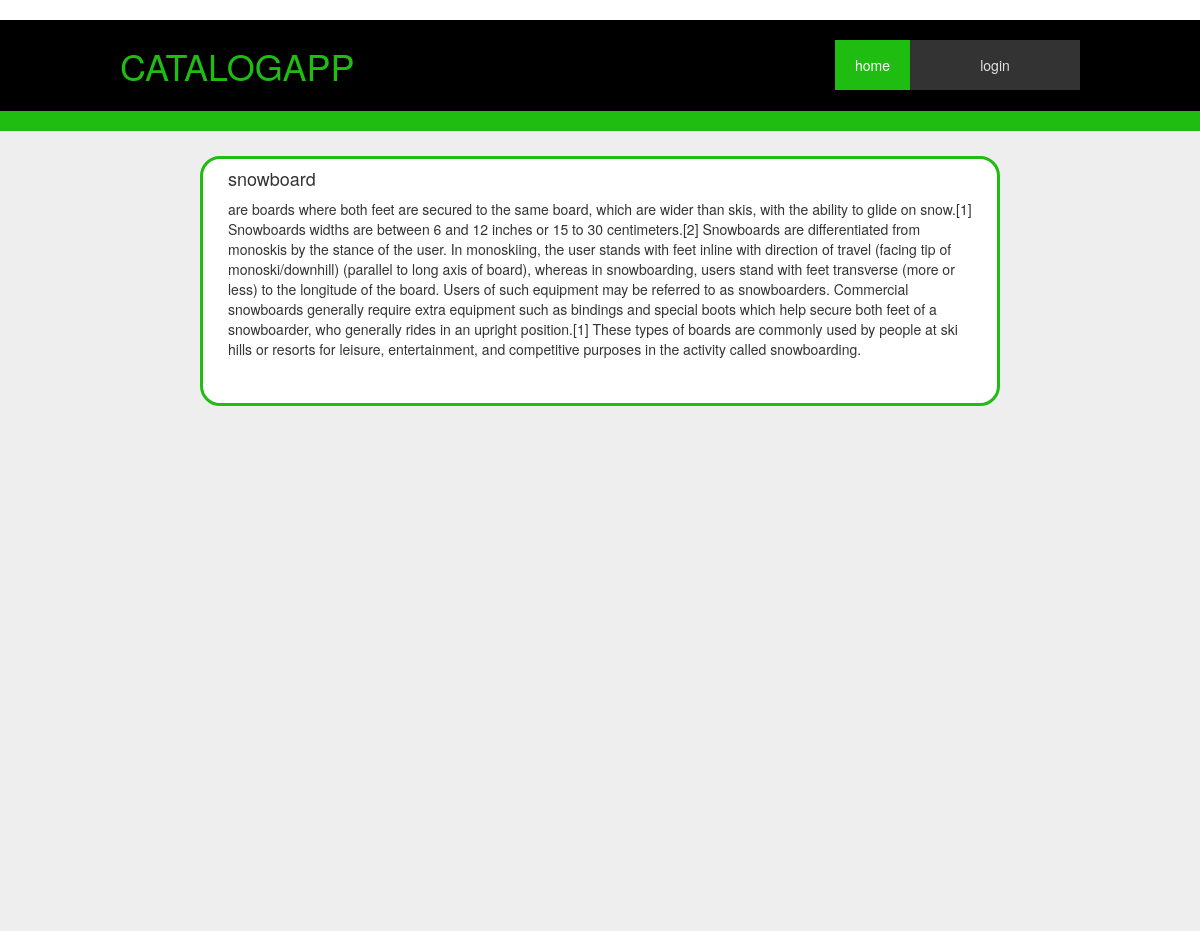
The app's page /catalog/snowboarding/snowboard/info?item_id=6 with its own data.
### db_setup.py (models this page shows, shortened)
class Item(Base):
    __tablename__ = 'item'
    id = Column(Integer, primary_key=True)
    name = Column(String(80), nullable=False)
    description = Column(String(250))
    photo = Column(String(250))
    category_id = Column(Integer, ForeignKey('category.id'))
    category = relationship(Category)
    user_id = Column(Integer, ForeignKey('user.id'))
    user = relationship(User)

### catalogapp.py (the view)
@app.route('/catalog/<string:category>/<string:item>/info')
def itemInfo(category, item):
    item_id = request.args.get('item_id')
    item = session.query(Item).filter_by(id=item_id).one()
    if session_login.get('user_id') is not None and \
       session_login['user_id'] == item.user_id:
        return render_template('iteminfo_log.html', item=item)
    return render_template('iteminfo.html', item=item)

### templates/iteminfo.html
﻿{% extends "main.html" %}
{% block content %}
{% include "header.html" %}
    <div  class="bg-gry">
        <div style="margin: 0 auto;">
            <div  class="details">
                <h4>{{item.name}}</h4>
                <p>{{item.description}}</p>
            </div>
        </div>
    </div>
{% endblock %}

### static/styles.css (style rules this page uses)
* { -webkit-box-sizing: border-box; -moz-box-sizing: border-box; box-sizing: border-box; }
body { margin: 0; }
h1, h2, h3, h4, h5, h6 { margin-top: 20px; margin-bottom: 10px; font-weight: 700; }
h4 { font-size: 18px; }
.bg-gry { display: flex; min-height: 800px; background-color: #eeeeee; }
.details { width: 800px; background-color: white; text-align:left; padding: 25px; padding-top: 0px; height: auto; min-height: 250px; border: solid rgb(31, 189, 17); border-radius: 20px; margin: 0 auto; margin-top: 25px; }

### records on screen
Item: name "snowboard", description "are boards where both feet are secured to the same board, which are wider than skis, with the ability to glide on snow.[1] Snowboards widths are between 6 and 12 inches or 15 to 30 centimeters.[2] Snowboards are differentiated from monoskis by the stance of the user. In monoskiing, the user stands with feet inline with direction of travel (facing tip of monoski/downhill) (parallel to long axis of board), whereas in snowboarding, users stand with feet transverse (more or less) to the longitude of the board. Users of such equipment may be referred to as snowboarders. Commercial snowboards generally require extra equipment such as bindings and special boots which help secure both feet of a…"
